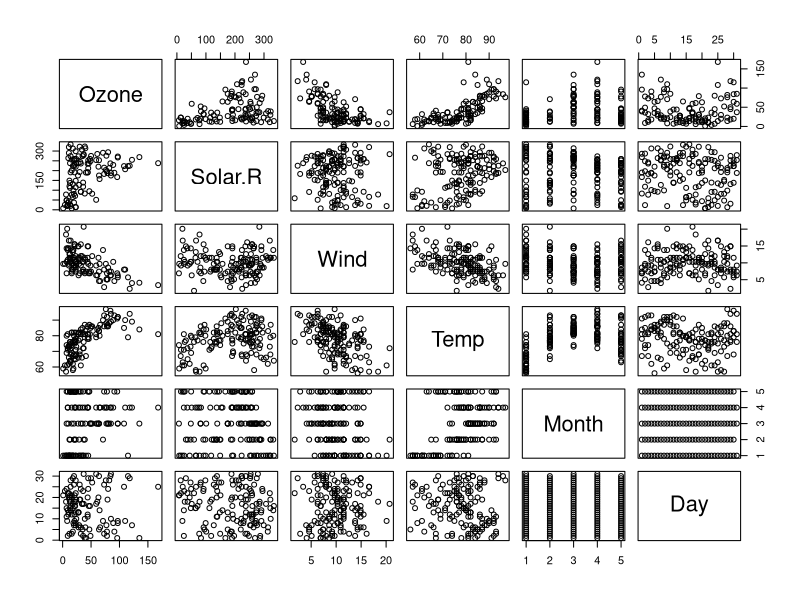
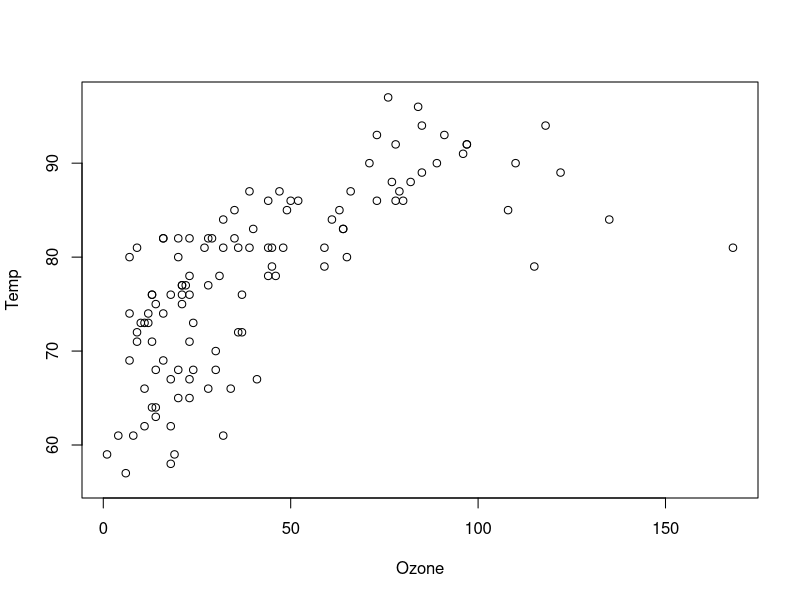
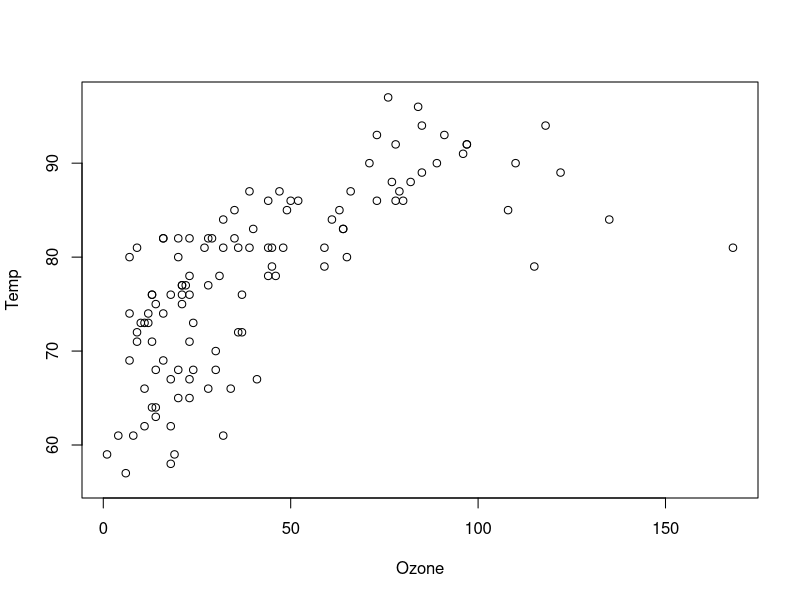

The R source for these figures, in order: (Note: this script raises an error after producing the figures.)
# Libraries
rm(list=ls())
# library(dplyr)

# Data cleaning. 
# There are various reasons for cleaning data before using it for analysis. 

# Let us use a dataset that is availabe within base R

data_to_clean <- airquality


# We will start by exploring this data set in order to know various attributes about it. For instance
# how many rows and columns does it have, what are the names of the columns and what are their data types.

# Number of columns
length(data_to_clean)

ncol(data_to_clean)

# Names of columns
names(data_to_clean)
data.class(data_to_clean)
# Structure of dataframe
str(data_to_clean)

dplyr::glimpse(data_to_clean)

# In the case where you want to know the data type of the object you are working on
class(data_to_clean)

class(data_to_clean$Wind)
class(data_to_clean$Month)

# Note that month has been categorised as type integer. 
# We would like this to be factor or categorical.

data_to_clean$Month <- as.factor(data_to_clean$Month)
data_columns <- as.list(names(data_to_clean))
class(months)
for (i in data_columns){
  print(i)
  d <- class(data_to_clean$i) #Does not work since it is running class(data_to_clean$i) which gives NULL since column 'i' does not exist.
  print(d)
  
}

class(data_to_clean$Month)

# Sometimes it is necessary to leave the categorical variables with numerical values. However, let's say that in
# our case, we would like the variable month to be indicated by the month name. Let's change this
levels(data_to_clean$Month) # To see the levels. Notice that they are not stored as integers but as string

levels(data_to_clean$Month) <- list(May = "5", June="6", July="7", August="8", September = "9")

levels(data_to_clean$Month)
head(data_to_clean)

# We may want to know the number of observation per category of a variable. In our instance use could use Month.
freq <-  xtabs(~data_to_clean$Month, data = data_to_clean)
as.data.frame(freq)
# To present this data into a data frame simply...
as.data.frame(xtabs(~data_to_clean$Month, data = data_to_clean))



# Now let's try some summary stats
summary(data_to_clean)
# Here we get the summary stats. However, notice that there are NA values.
1 +NA

mean(data_to_clean$Ozone)


mean(data_to_clean$Ozone, na.rm = TRUE)

# So what do we do with the the NAs?

# To see how many missing values are in each variable or column
colSums(is.na(data_to_clean))

any(is.na(data_to_clean))

# We could remove all observations with NA. Note that may significantly reduce the sample size.
no_na <- na.omit(data_to_clean)
summary(no_na)
mean(no_na$Ozone)

# We may substitute all the NAs with 0 or with the mean of the variable excluding NA. 
# With 0
with_zero <- data_to_clean
with_zero$Ozone[is.na(with_zero$Ozone)] = 0
mean(with_zero$Ozone)

any(is.na(with_zero$Ozone))


# or with the mean of the variable excluding NA
with_mean <- data_to_clean
with_mean$Ozone[is.na(with_mean$Ozone)] = mean(with_mean$Ozone, na.rm=TRUE)
mean(with_mean$Ozone)

# Maintains the mean since all new values were the same as the mean

# To demonstrate this further if necessary.
tester <- c(1,1,NA)
mean(tester)
mean(tester, na.rm=TRUE)
mean(na.omit(tester))


# Part of cleaning data is identifying outliers. Scatter plots help us to visualize data and detect outliers
# To see the relationship between the variables in our data frame
plot(data_to_clean)

# Let us focus on the relationship between Ozone and Temperature. 
attach(data_to_clean) # When using one data set it can be convenient to store the variables in working memory so that
# you don't have to use '$' all through. Remember to detach() after.

plot(Ozone, Temp)

# We can see outliers here. It is possible to determine those outliers from the scatter plot.

outlier_index <- identify(Ozone, Temp) # This allows you to click on points of interest on a plot and store their index.

# Click the outliers and once done click FINISH.
# The points will be indicated by their index values.

# To label the points with other values, for instance, the month
plot(Ozone, Temp)
outlier_index <- identify(Ozone, Temp, labels = paste(as.characMonth,Day), plot=TRUE)

# Dealing with outliers is beyond the scope of this lab session. :-)

# paste(as.character(Date), "_", as.character(Month))
detach(data_to_clean)